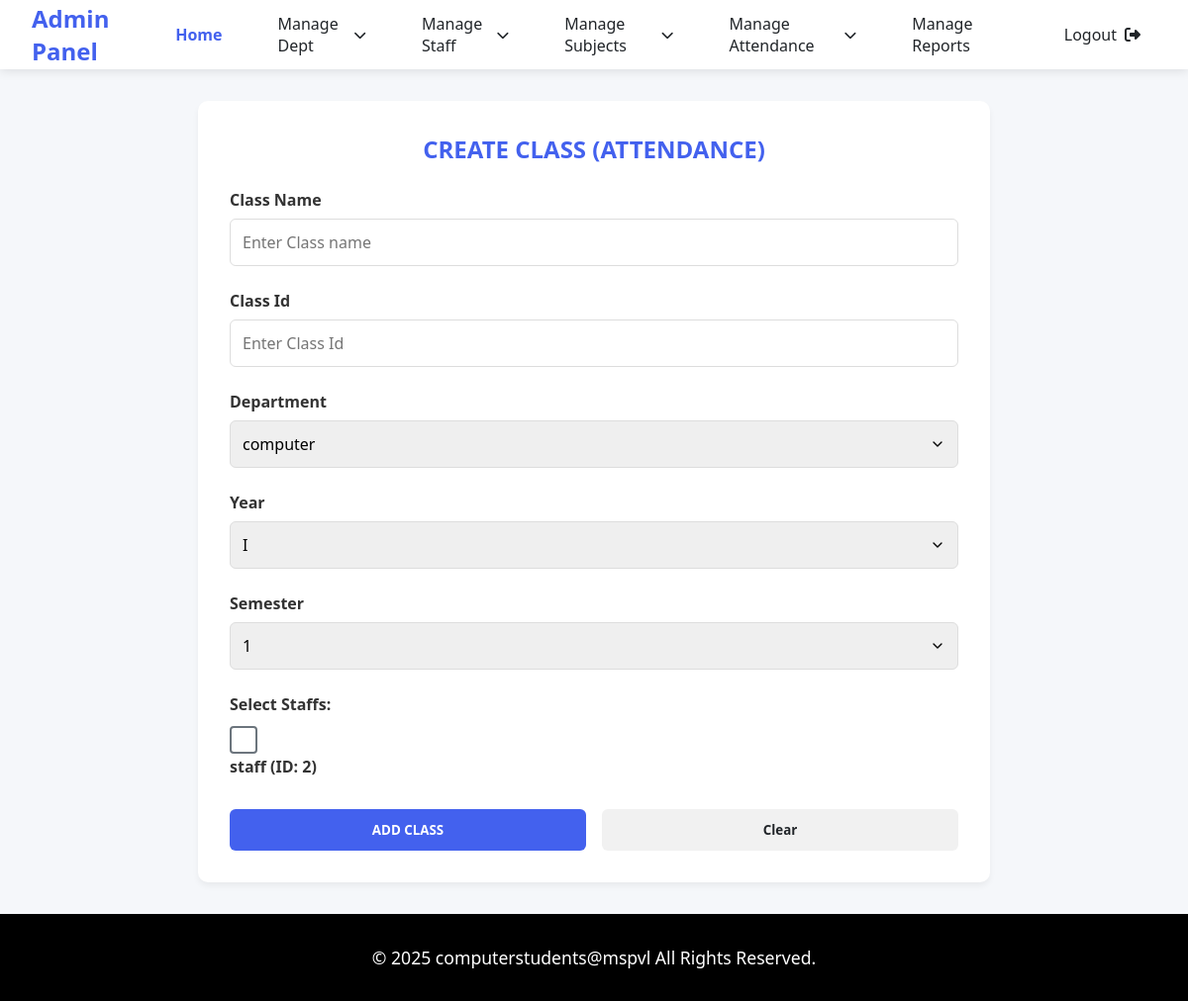
The page /insert_class on the database as committed earlier.
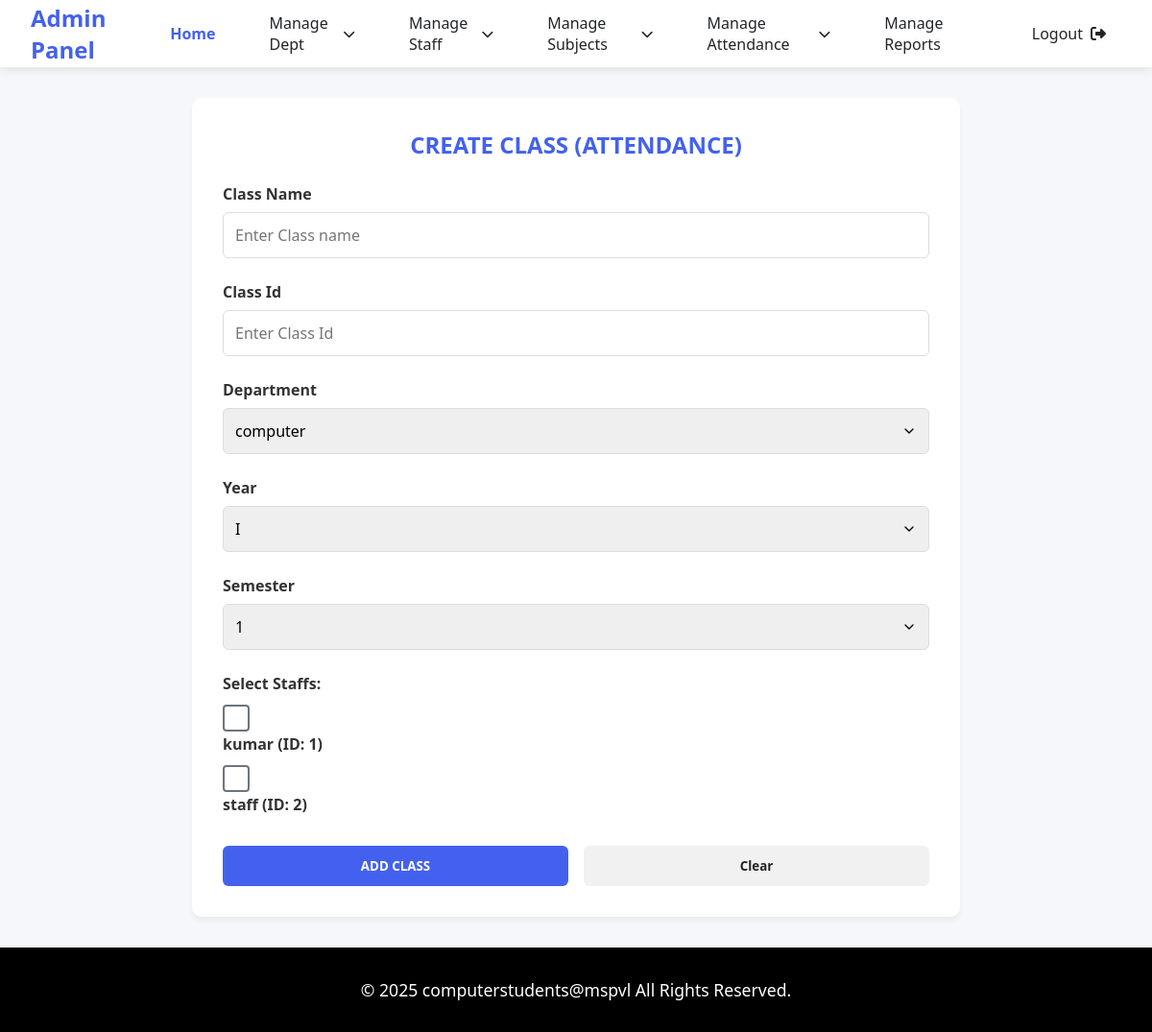
The same page on the database as committed later.
### tables this page shows
CREATE TABLE "users_tb" (
	"userid"	INTEGER NOT NULL UNIQUE,
	"username"	TEXT NOT NULL,
	"dept"	TEXT NOT NULL,
	"pass"	TEXT NOT NULL,
	PRIMARY KEY("userid")
);

### app.py (the view)
@app.route("/insert_class", methods=["GET", "POST"])
def insert_class():
    con = sqlite3.connect('spm_db.db')
    cur = con.cursor()
    if request.method == "POST":
        classid = request.form.get('classid')
        classname = request.form.get('classname')
        dept = request.form.get('dept')
        year = request.form.get('year')
        semester = request.form.get('sem')
        selected_staffsid = request.form.getlist('staffsid')  # This gets all selected staff IDs
        if not classid or not classname or not dept or not year or not semester or not selected_staffsid :
            flash("All subject values are required", "danger")
            return redirect(url_for('insert_class'))
        try:
            cur.execute("""
                INSERT INTO classes_tb (classid, classname, dept, year, sem, staffsid)
                VALUES (?, ?, ?, ?, ?, ?)
            """, (classid, classname, dept, year, semester, ",".join(selected_staffsid)))
            con.commit()
            flash("Class Added Successfully..!!", "success")
        except sqlite3.IntegrityError:
            flash("Class Name or Id already exists!", "danger")
        except Exception as e:
            flash(f"Error in Insertion: {str(e)}", "danger")
        finally:
            con.close()
            return redirect(url_for('insert_class'))
    else:
        cur.execute('SELECT deptname FROM dept_tb')
        departments = [row[0] for row in cur.fetchall()]
        cur.execute('SELECT userid, username FROM users_tb')
        staff_list = cur.fetchall()
        con.close()
        return render_template("admin/class_entry_form.html", departments=departments,staff_list=staff_list)

### templates/admin/class_entry_form.html (shortened to what this page needs)
<!DOCTYPE html>
<html lang="en">
<head>
    <link rel="stylesheet" href="https://cdnjs.cloudflare.com/ajax/libs/font-awesome/6.4.0/css/all.min.css">
    <link rel="stylesheet" href="static/css/style.css">
</head>
<body>
    <nav class="navbar">
        <a href="#" class="navbar-brand">Admin Panel</a>
        <div class="nav-menu">
            <a href="{{url_for('admin_dashboard')}}" class="nav-item active">Home</a>
            <div class="dropdown">
                <a href="#" class="nav-item dropdown-toggle">Manage Dept</a>
            </div>
            <div class="dropdown">
                <a href="#" class="nav-item dropdown-toggle">Manage Staff</a>
            </div>
            <div class="dropdown">
                <a href="#" class="nav-item dropdown-toggle">Manage Subjects</a>
            </div>
            <div class="dropdown">
                <a href="#" class="nav-item dropdown-toggle">Manage Attendance</a>
            </div>
            <a href="report_generate_form.html" class="nav-item">Manage Reports</a>
            <a href="{{url_for('login')}}"class="nav-item" id="logout-link">
                <span>Logout</span>
                <i class="fas fa-sign-out-alt"></i>
            </a>
        </div>
    </nav>
    <div class="main-content">
        <form action="#" method="POST" class="form-container">
            <div class="label">CREATE CLASS (ATTENDANCE)</div>
            <div class="input-group">
                <label for="class-name">Class Name</label>
                <input type="text" id="class-name" placeholder="Enter Class name" name="classname" required>
            </div>
            <div class="input-group">
                <label for="class-id">Class Id</label>
                <input type="number" id="class-id" placeholder="Enter Class Id" name="classid" required>
            </div>
            <div class="input-group">
                <label for="dept">Department</label>
                <select id="dept" name="dept">
                    {% for department in departments %}
                        <option>{{ department }}</option>
                    {% endfor %}
                </select>
            </div>
            <div class="input-group">
                <label for="year">Year</label>
                <select id="year" name="year">
                    <option>I</option>
                </select>
            </div>
            <div class="input-group">
                <label for="sem">Semester</label>
                <select id="sem" name="sem">
                    <option>1</option>
                </select>
            </div>
            <div class="input-group">
                <label>Select Staffs:</label>
                <div class="staff-checkboxes">
                    {% for staff in staff_list %}
                    <div class="staff-option">
                        <input type="checkbox" id="staff_{{ staff[0] }}" name="staffsid" value="{{ staff[0] }}">
                        <label for="staff_{{ staff[0] }}">{{ staff[1] }} (ID: {{ staff[0] }})</label>
                    </div>
                    {% endfor %}
                </div>
            </div>
            <div class="button-group">
                <button type="submit" class="submit-btn">ADD CLASS</button>
                <button type="reset" class="clear-btn">Clear</button>
            </div>
        </form>
    </div>
    <footer class="footer">
        <p class="copyright">© 2025 computerstudents@mspvl All Rights Reserved.</p>
    </footer>
</body>
</html>

Rows that differ between the two databases and show on the page:
added users_tb: username "kumar", userid "1"
